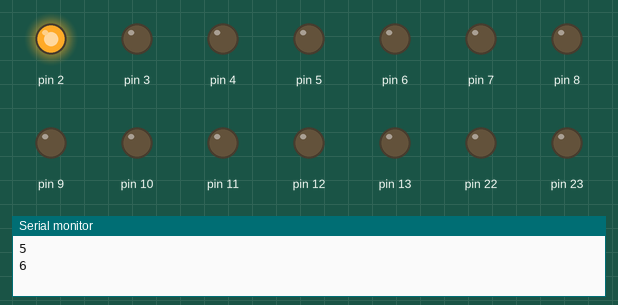
Recording of a sketch running on a simulated Arduino Uno, built with avr-gcc and run on an emulated ATmega328P. On the bench: output pins drawn as LEDs (lit = HIGH), the last lines printed to the serial monitor. Pins used as bus, display or sensor lines are not drawn.

Above: at 0.15 s.
At 4.9 s:
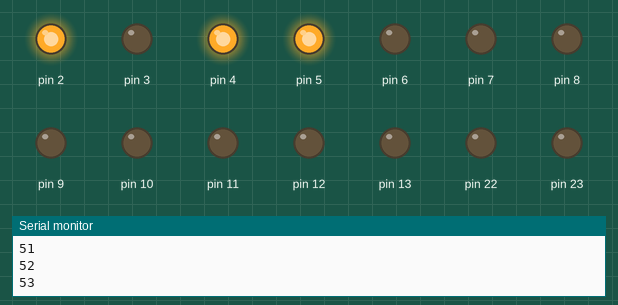
At 9.71 s:
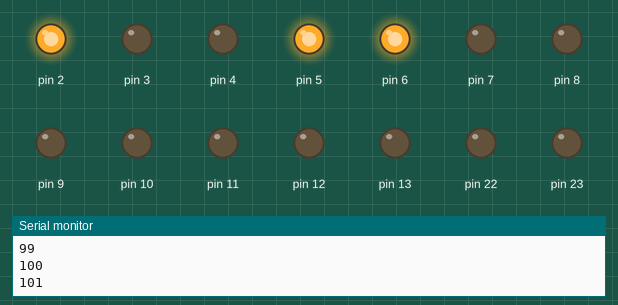
At 19.73 s:
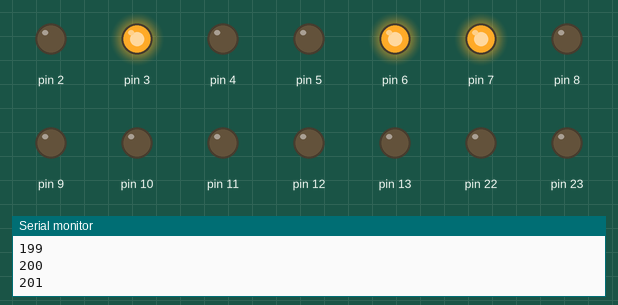
At 29.74 s:
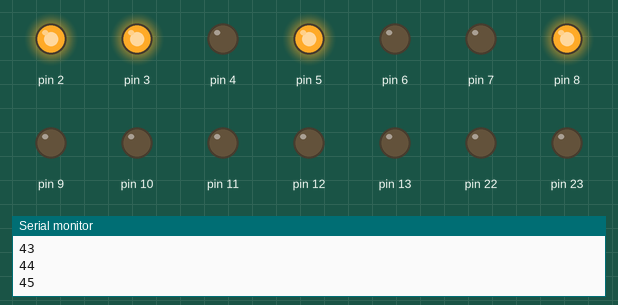
At 39.75 s:
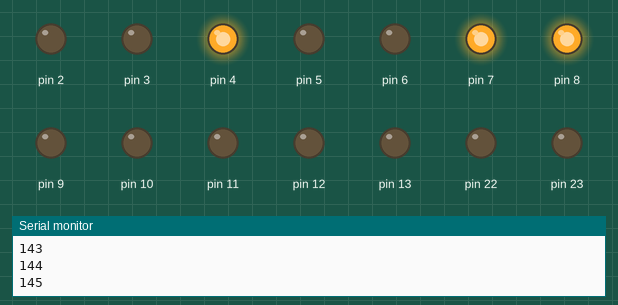
Timing chart, 0 to 40.0 s (numbered marks = the images above):
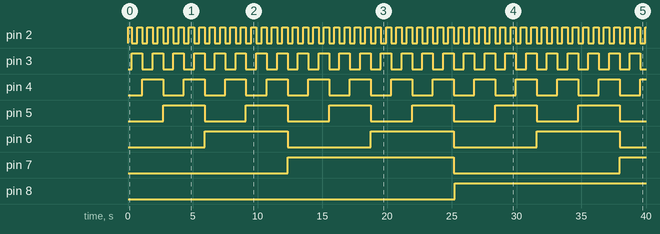

The sketch:

Contador.ino
```cpp
void setup(){
  //Configuración de los Puertos como salida
  DDRD = 0b11111111;
  DDRB = 0b11111111;
  Serial.begin(9600);
}

void loop(){
  //*************************************************************************
  //Corrimiento de 0 a 255
  //*************************************************************************
  PORTD = 0b00000000+0b100;
  int i=0;
  int j=0;
  PORTB = B00000000;

  for(j=0;j<=3;j++){
    for(i=4;i<=255;i++){
      PORTD = PORTD+0b00000001;
      Serial.println(PORTD);
      delay(100);
    }
    PORTB = PORTB+B00000001;
    PORTD = B00000000;
  }
  //*************************************************************************
  //Contador 0-9
  //*************************************************************************
  int val = B00000000;
  PORTB=val;
  delay(1000);
  for(i=0;i<=8;i++){
    val = val + B00000001;
    PORTB = val<<2;
    delay(1000);
    Serial.println(PORTB,BIN);
  }
}
```

Measured:
- by itself, pin 2: repeats every 0.80 s: LOW 0.40 s, HIGH 0.40 s
- by itself, pin 3: alternates HIGH for 0.80 s and LOW for 0.80 s
- by itself, pin 4: alternates HIGH for 1.6 s and LOW for 1.6 s
- by itself, pin 5: alternates HIGH for 3.2 s and LOW for 3.2 s
- by itself, pin 6: alternates HIGH for 6.4 s and LOW for 6.4 s
- by itself, pin 7: LOW → HIGH at 12.3 s, → LOW 12.8 s later, → HIGH 12.8 s later
- by itself, pin 8: LOW → HIGH at 25.2 s
